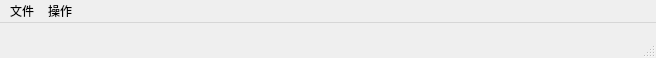
<?xml version="1.0" encoding="UTF-8"?>
<ui version="4.0">
 <class>MainWindow</class>
 <widget class="QMainWindow" name="MainWindow">
  <property name="geometry">
   <rect>
    <x>0</x>
    <y>0</y>
    <width>656</width>
    <height>58</height>
   </rect>
  </property>
  <property name="windowTitle">
   <string>MainWindow</string>
  </property>
  <widget class="QWidget" name="centralwidget"/>
  <widget class="QMenuBar" name="menubar">
   <property name="geometry">
    <rect>
     <x>0</x>
     <y>0</y>
     <width>656</width>
     <height>22</height>
    </rect>
   </property>
   <widget class="QMenu" name="menu_1">
    <property name="title">
     <string>文件</string>
    </property>
    <addaction name="actionopen"/>
    <addaction name="actionsave"/>
   </widget>
   <widget class="QMenu" name="menu">
    <property name="title">
     <string>操作</string>
    </property>
    <addaction name="actiongray"/>
    <addaction name="actionsegment"/>
   </widget>
   <addaction name="menu_1"/>
   <addaction name="menu"/>
  </widget>
  <widget class="QStatusBar" name="statusbar"/>
  <action name="actionsave">
   <property name="text">
    <string>save</string>
   </property>
  </action>
  <action name="actionexit">
   <property name="text">
    <string>exit</string>
   </property>
  </action>
  <action name="actionopen">
   <property name="text">
    <string>open</string>
   </property>
  </action>
  <action name="actionnew">
   <property name="text">
    <string>new</string>
   </property>
  </action>
  <action name="actiongray">
   <property name="text">
    <string>gray</string>
   </property>
  </action>
  <action name="actionsegment">
   <property name="text">
    <string>segment</string>
   </property>
  </action>
 </widget>
 <resources/>
 <connections/>
</ui>
